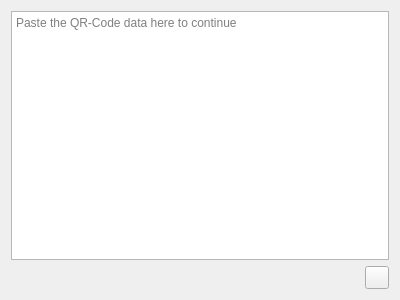
<?xml version="1.0" encoding="UTF-8"?>
<ui version="4.0">
 <class>QrCodeConnectorPage</class>
 <widget class="QWizardPage" name="QrCodeConnectorPage">
  <property name="geometry">
   <rect>
    <x>0</x>
    <y>0</y>
    <width>400</width>
    <height>300</height>
   </rect>
  </property>
  <property name="windowTitle">
   <string>WizardPage</string>
  </property>
  <property name="title">
   <string>QR-Code Transfer</string>
  </property>
  <property name="subTitle">
   <string>Paste the QR-Code data that you obtained from the partner here. Visit https://kpt.skycoder42.de to obtain the data.</string>
  </property>
  <layout class="QGridLayout" name="gridLayout">
   <item row="1" column="1">
    <widget class="QToolButton" name="pasteButton">
     <property name="toolButtonStyle">
      <enum>Qt::ToolButtonFollowStyle</enum>
     </property>
    </widget>
   </item>
   <item row="0" column="0" colspan="2">
    <widget class="QPlainTextEdit" name="plainTextEdit">
     <property name="tabChangesFocus">
      <bool>true</bool>
     </property>
     <property name="undoRedoEnabled">
      <bool>true</bool>
     </property>
     <property name="placeholderText">
      <string>Paste the QR-Code data here to continue</string>
     </property>
    </widget>
   </item>
   <item row="1" column="0">
    <widget class="QLabel" name="statusLabel">
     <property name="text">
      <string/>
     </property>
    </widget>
   </item>
  </layout>
  <action name="actionPaste">
   <property name="icon">
    <iconset theme="edit-paste"/>
   </property>
   <property name="text">
    <string>Paste</string>
   </property>
   <property name="toolTip">
    <string>Paste Qr-Code-Data from the clipboard</string>
   </property>
   <property name="shortcut">
    <string>Ctrl+Shift+V</string>
   </property>
  </action>
 </widget>
 <resources/>
 <connections/>
</ui>
